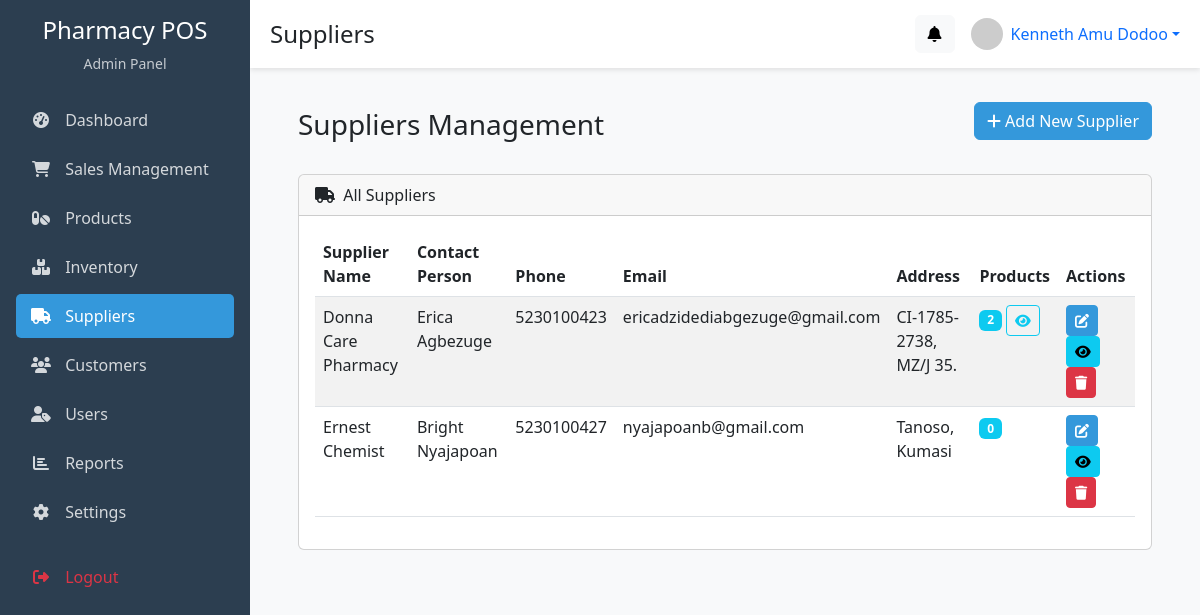
Screenshot of /admin/suppliers/index.php (signed in) with the database file from the repository.
### tables this page shows
CREATE TABLE `users` (
  `user_id` int(11) NOT NULL,
  `role` enum('sales_rep','manager') DEFAULT NULL,
  `name` varchar(100) NOT NULL,
  `email` varchar(100) DEFAULT NULL,
  `phone` varchar(30) DEFAULT NULL,
  `password` varchar(255) NOT NULL,
  `status` enum('active','inactive') DEFAULT 'active',
  `created_at` timestamp NOT NULL DEFAULT current_timestamp()
);

CREATE TABLE `suppliers` (
  `supplier_id` int(11) NOT NULL,
  `name` varchar(150) NOT NULL,
  `contact_person` varchar(100) DEFAULT NULL,
  `phone` varchar(30) DEFAULT NULL,
  `email` varchar(100) DEFAULT NULL,
  `address` text DEFAULT NULL,
  `created_at` timestamp NOT NULL DEFAULT current_timestamp()
);

### admin/suppliers/index.php (the view, shortened to what this page needs)
<?php
$page_title = "Suppliers";
include_once '../includes/head.php';
?>
<div class="container-fluid px-4">
    <div class="d-flex justify-content-between align-items-center mb-4">
        <h3 class="mt-3">Suppliers Management</h3>
        <a href="add.php" class="btn btn-primary">
            <i class="fas fa-plus"></i> Add New Supplier
        </a>
    </div>
    <div class="card mb-4">
        <div class="card-header">
            <i class="fas fa-truck me-1"></i>
            All Suppliers
        </div>
        <div class="card-body">
            <div class="table-responsive">
                <table id="datatablesSimple" class="table table-striped table-hover">
                    <thead>
                        <tr>
                            <th>Supplier Name</th>
                            <th>Contact Person</th>
                            <th>Phone</th>
                            <th>Email</th>
                            <th>Address</th>
                            <th>Products</th>
                            <th>Actions</th>
                        </tr>
                    </thead>
                    <tbody>
                        <?php
                        $query = "SELECT s.*, COUNT(p.product_id) as product_count
                                  FROM suppliers s
                                  LEFT JOIN products p ON s.supplier_id = p.supplier_id
                                  GROUP BY s.supplier_id
                                  ORDER BY s.name";
                        $result = $conn->query($query);
                        if ($result->num_rows > 0) {
                            while ($row = $result->fetch_assoc()) {
                        ?>
                                <tr>
                                    <td><?php echo htmlspecialchars($row['name']); ?></td>
                                    <td><?php echo htmlspecialchars($row['contact_person']); ?></td>
                                    <td><?php echo htmlspecialchars($row['phone']); ?></td>
                                    <td><?php echo htmlspecialchars($row['email']); ?></td>
                                    <td><?php echo htmlspecialchars($row['address']); ?></td>
                                    <td>
                                        <span class="badge bg-info"><?php echo $row['product_count']; ?></span>
                                        <?php if ($row['product_count'] > 0): ?>
                                            <a href="../products/products.php?supplier=<?php echo $row['supplier_id']; ?>" class="btn btn-sm btn-outline-info">
                                                <i class="fas fa-eye"></i>
                                            </a>
                                        <?php endif; ?>
                                    </td>
                                    <td>
                                        <a href="edit.php?id=<?php echo $row['supplier_id']; ?>" class="btn btn-sm btn-primary">
                                            <i class="fas fa-edit"></i>
                                        </a>
                                        <a href="view.php?id=<?php echo $row['supplier_id']; ?>" class="btn btn-sm btn-info">
                                            <i class="fas fa-eye"></i>
                                        </a>
                                        <button type="button" class="btn btn-sm btn-danger" data-bs-toggle="modal" data-bs-target="#deleteModal<?php echo $row['supplier_id']; ?>">
                                            <i class="fas fa-trash"></i>
                                        </button>
                                    </td>
                                </tr>
                        <?php
                            }
                        } else {
                            echo '<tr><td colspan="8" class="text-center">No suppliers found</td></tr>';
                        }
                        ?>
                    </tbody>
                </table>
            </div>
        </div>
    </div>
</div>
<?php
include_once '../includes/footer.php';
?>

### admin/includes/head.php (shortened to what this page needs)
<?php
include_once __DIR__ . '/../../config/database.php';
$user_id = $_SESSION['admin_id'];
$query = "SELECT * FROM users WHERE user_id = ?";
$stmt = $conn->prepare($query);
$stmt->bind_param("i", $user_id);
$stmt->execute();
$result = $stmt->get_result();
$user = $result->fetch_assoc();
?>
<!DOCTYPE html>
<html lang="en">
<head>
    <link href="https://cdn.jsdelivr.net/npm/bootstrap@5.3.0/dist/css/bootstrap.min.css" rel="stylesheet">
    <link rel="stylesheet" href="https://cdnjs.cloudflare.com/ajax/libs/font-awesome/6.4.0/css/all.min.css">
    <link rel="stylesheet" href="https://cdn.datatables.net/1.13.5/css/dataTables.bootstrap5.min.css">
</head>
<body>
    <div class="d-flex">
        <?php include_once __DIR__ . '/sidebar.php'; ?>
        <div class="content-wrapper">
            <div class="top-bar d-flex justify-content-between align-items-center mb-4">
                <div>
                    <h4 class="mb-0"><?php echo isset($page_title) ? $page_title : 'Admin Dashboard'; ?></h4>
                </div>
                <div class="d-flex align-items-center">
                    <div class="dropdown me-3">
                        <a class="btn btn-light position-relative" href="#" role="button" id="alertsDropdown" data-bs-toggle="dropdown" aria-expanded="false">
                            <i class="fas fa-bell"></i>
                        </a>
                    </div>
                    <div class="dropdown">
                        <a href="#" class="d-flex align-items-center text-decoration-none dropdown-toggle" id="userMenu" data-bs-toggle="dropdown" aria-expanded="false">
                            <img src="https://ui-avatars.com/api/?name=<?php echo urlencode($user['name']); ?>&background=random" alt="Profile" width="32" height="32" class="rounded-circle me-2">
                            <span><?php echo htmlspecialchars($user['name']); ?></span>
                        </a>
                    </div>
                </div>
            </div>
            <div class="container-fluid px-4">

### admin/includes/head.php (style rules this page uses)
:root { --primary: #2c3e50; --secondary: #3498db; --light: #ecf0f1; --dark: #34495e; --accent: #e74c3c; }
body { background-color: #f8f9fa; font-family: 'Segoe UI', Tahoma, Geneva, Verdana, sans-serif; }
.content-wrapper { margin-left: 250px; transition: margin-left 0.3s; min-height: 100vh; padding-bottom: 60px; }
.top-bar { background-color: white; padding: 15px 20px; box-shadow: 0 2px 5px rgba(0, 0, 0, 0.1); position: sticky; top: 0; z-index: 99; }
.btn-primary { background-color: var(--secondary); border-color: var(--secondary); }

### rows the page displays
users: name "Kenneth Amu Dodoo"
suppliers: name "Donna Care Pharmacy", contact_person "Erica Agbezuge", phone "5230100423", email "ericadzidediabgezuge@gmail.com", address "CI-1785-2738, MZ/J 35.", product_count "2"
suppliers: name "Ernest Chemist", contact_person "Bright Nyajapoan", phone "5230100427", email "nyajapoanb@gmail.com", address "Tanoso, Kumasi", product_count "0"

### other values shown
$page_title "Suppliers"
